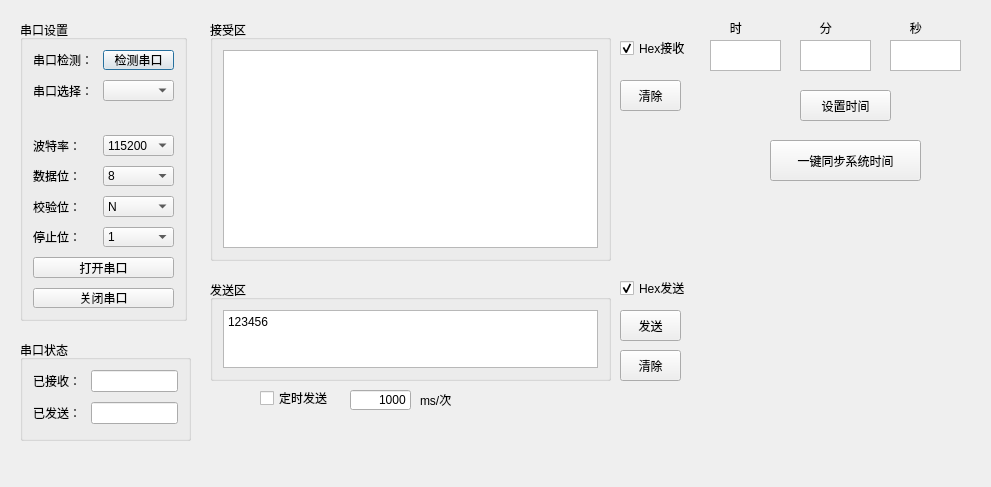
<?xml version="1.0" encoding="UTF-8"?>
<ui version="4.0">
 <class>Form</class>
 <widget class="QWidget" name="Form">
  <property name="geometry">
   <rect>
    <x>0</x>
    <y>0</y>
    <width>991</width>
    <height>487</height>
   </rect>
  </property>
  <property name="windowTitle">
   <string>Form</string>
  </property>
  <widget class="QGroupBox" name="formGroupBox">
   <property name="geometry">
    <rect>
     <x>20</x>
     <y>20</y>
     <width>167</width>
     <height>301</height>
    </rect>
   </property>
   <property name="title">
    <string>串口设置</string>
   </property>
   <layout class="QFormLayout" name="formLayout">
    <property name="horizontalSpacing">
     <number>10</number>
    </property>
    <property name="verticalSpacing">
     <number>10</number>
    </property>
    <property name="leftMargin">
     <number>10</number>
    </property>
    <property name="topMargin">
     <number>10</number>
    </property>
    <property name="rightMargin">
     <number>10</number>
    </property>
    <property name="bottomMargin">
     <number>10</number>
    </property>
    <item row="0" column="0">
     <widget class="QLabel" name="s1__lb_1">
      <property name="text">
       <string>串口检测：</string>
      </property>
     </widget>
    </item>
    <item row="0" column="1">
     <widget class="QPushButton" name="s1__box_1">
      <property name="text">
       <string>检测串口</string>
      </property>
      <property name="autoRepeatInterval">
       <number>100</number>
      </property>
      <property name="default">
       <bool>true</bool>
      </property>
     </widget>
    </item>
    <item row="1" column="0">
     <widget class="QLabel" name="s1__lb_2">
      <property name="text">
       <string>串口选择：</string>
      </property>
     </widget>
    </item>
    <item row="1" column="1">
     <widget class="QComboBox" name="s1__box_2"/>
    </item>
    <item row="3" column="0">
     <widget class="QLabel" name="s1__lb_3">
      <property name="text">
       <string>波特率：</string>
      </property>
     </widget>
    </item>
    <item row="3" column="1">
     <widget class="QComboBox" name="s1__box_3">
      <item>
       <property name="text">
        <string>115200</string>
       </property>
      </item>
      <item>
       <property name="text">
        <string>2400</string>
       </property>
      </item>
      <item>
       <property name="text">
        <string>4800</string>
       </property>
      </item>
      <item>
       <property name="text">
        <string>9600</string>
       </property>
      </item>
      <item>
       <property name="text">
        <string>14400</string>
       </property>
      </item>
      <item>
       <property name="text">
        <string>19200</string>
       </property>
      </item>
      <item>
       <property name="text">
        <string>38400</string>
       </property>
      </item>
      <item>
       <property name="text">
        <string>57600</string>
       </property>
      </item>
      <item>
       <property name="text">
        <string>76800</string>
       </property>
      </item>
      <item>
       <property name="text">
        <string>12800</string>
       </property>
      </item>
      <item>
       <property name="text">
        <string>230400</string>
       </property>
      </item>
      <item>
       <property name="text">
        <string>460800</string>
       </property>
      </item>
     </widget>
    </item>
    <item row="4" column="0">
     <widget class="QLabel" name="s1__lb_4">
      <property name="text">
       <string>数据位：</string>
      </property>
     </widget>
    </item>
    <item row="4" column="1">
     <widget class="QComboBox" name="s1__box_4">
      <item>
       <property name="text">
        <string>8</string>
       </property>
      </item>
      <item>
       <property name="text">
        <string>7</string>
       </property>
      </item>
      <item>
       <property name="text">
        <string>6</string>
       </property>
      </item>
      <item>
       <property name="text">
        <string>5</string>
       </property>
      </item>
     </widget>
    </item>
    <item row="5" column="0">
     <widget class="QLabel" name="s1__lb_5">
      <property name="text">
       <string>校验位：</string>
      </property>
     </widget>
    </item>
    <item row="5" column="1">
     <widget class="QComboBox" name="s1__box_5">
      <item>
       <property name="text">
        <string>N</string>
       </property>
      </item>
     </widget>
    </item>
    <item row="7" column="0" colspan="2">
     <widget class="QPushButton" name="open_button">
      <property name="text">
       <string>打开串口</string>
      </property>
     </widget>
    </item>
    <item row="8" column="0" colspan="2">
     <widget class="QPushButton" name="close_button">
      <property name="text">
       <string>关闭串口</string>
      </property>
     </widget>
    </item>
    <item row="6" column="0">
     <widget class="QLabel" name="s1__lb_6">
      <property name="text">
       <string>停止位：</string>
      </property>
     </widget>
    </item>
    <item row="6" column="1">
     <widget class="QComboBox" name="s1__box_6">
      <item>
       <property name="text">
        <string>1</string>
       </property>
      </item>
     </widget>
    </item>
    <item row="2" column="0" colspan="2">
     <widget class="QLabel" name="state_label">
      <property name="text">
       <string/>
      </property>
      <property name="textFormat">
       <enum>Qt::AutoText</enum>
      </property>
      <property name="scaledContents">
       <bool>true</bool>
      </property>
      <property name="alignment">
       <set>Qt::AlignRight|Qt::AlignTrailing|Qt::AlignVCenter</set>
      </property>
     </widget>
    </item>
   </layout>
  </widget>
  <widget class="QGroupBox" name="verticalGroupBox">
   <property name="geometry">
    <rect>
     <x>210</x>
     <y>20</y>
     <width>401</width>
     <height>241</height>
    </rect>
   </property>
   <property name="title">
    <string>接受区</string>
   </property>
   <layout class="QVBoxLayout" name="verticalLayout">
    <property name="leftMargin">
     <number>10</number>
    </property>
    <property name="topMargin">
     <number>10</number>
    </property>
    <property name="rightMargin">
     <number>10</number>
    </property>
    <property name="bottomMargin">
     <number>10</number>
    </property>
    <item>
     <widget class="QTextBrowser" name="s2__receive_text"/>
    </item>
   </layout>
  </widget>
  <widget class="QGroupBox" name="verticalGroupBox_2">
   <property name="geometry">
    <rect>
     <x>210</x>
     <y>280</y>
     <width>401</width>
     <height>101</height>
    </rect>
   </property>
   <property name="title">
    <string>发送区</string>
   </property>
   <layout class="QVBoxLayout" name="verticalLayout_2">
    <property name="leftMargin">
     <number>10</number>
    </property>
    <property name="topMargin">
     <number>10</number>
    </property>
    <property name="rightMargin">
     <number>10</number>
    </property>
    <property name="bottomMargin">
     <number>10</number>
    </property>
    <item>
     <widget class="QTextEdit" name="s3__send_text">
      <property name="html">
       <string>&lt;!DOCTYPE HTML PUBLIC &quot;-//W3C//DTD HTML 4.0//EN&quot; &quot;http://www.w3.org/TR/REC-html40/strict.dtd&quot;&gt;
&lt;html&gt;&lt;head&gt;&lt;meta name=&quot;qrichtext&quot; content=&quot;1&quot; /&gt;&lt;style type=&quot;text/css&quot;&gt;
p, li { white-space: pre-wrap; }
&lt;/style&gt;&lt;/head&gt;&lt;body style=&quot; font-family:'SimSun'; font-size:9pt; font-weight:400; font-style:normal;&quot;&gt;
&lt;p style=&quot; margin-top:0px; margin-bottom:0px; margin-left:0px; margin-right:0px; -qt-block-indent:0; text-indent:0px;&quot;&gt;123456&lt;/p&gt;&lt;/body&gt;&lt;/html&gt;</string>
      </property>
     </widget>
    </item>
   </layout>
  </widget>
  <widget class="QPushButton" name="s3__send_button">
   <property name="geometry">
    <rect>
     <x>620</x>
     <y>310</y>
     <width>61</width>
     <height>31</height>
    </rect>
   </property>
   <property name="text">
    <string>发送</string>
   </property>
  </widget>
  <widget class="QPushButton" name="s3__clear_button">
   <property name="geometry">
    <rect>
     <x>620</x>
     <y>350</y>
     <width>61</width>
     <height>31</height>
    </rect>
   </property>
   <property name="text">
    <string>清除</string>
   </property>
  </widget>
  <widget class="QGroupBox" name="formGroupBox">
   <property name="geometry">
    <rect>
     <x>20</x>
     <y>340</y>
     <width>171</width>
     <height>101</height>
    </rect>
   </property>
   <property name="title">
    <string>串口状态</string>
   </property>
   <layout class="QFormLayout" name="formLayout_2">
    <property name="horizontalSpacing">
     <number>10</number>
    </property>
    <property name="verticalSpacing">
     <number>10</number>
    </property>
    <property name="leftMargin">
     <number>10</number>
    </property>
    <property name="topMargin">
     <number>10</number>
    </property>
    <property name="rightMargin">
     <number>10</number>
    </property>
    <property name="bottomMargin">
     <number>10</number>
    </property>
    <item row="0" column="0">
     <widget class="QLabel" name="label">
      <property name="text">
       <string>已接收：</string>
      </property>
     </widget>
    </item>
    <item row="1" column="0">
     <widget class="QLabel" name="label_2">
      <property name="text">
       <string>已发送：</string>
      </property>
     </widget>
    </item>
    <item row="0" column="1">
     <widget class="QLineEdit" name="lineEdit"/>
    </item>
    <item row="1" column="1">
     <widget class="QLineEdit" name="lineEdit_2"/>
    </item>
   </layout>
  </widget>
  <widget class="QCheckBox" name="hex_send">
   <property name="geometry">
    <rect>
     <x>620</x>
     <y>280</y>
     <width>71</width>
     <height>16</height>
    </rect>
   </property>
   <property name="text">
    <string>Hex发送</string>
   </property>
   <property name="checked">
    <bool>true</bool>
   </property>
  </widget>
  <widget class="QCheckBox" name="hex_receive">
   <property name="geometry">
    <rect>
     <x>620</x>
     <y>40</y>
     <width>71</width>
     <height>16</height>
    </rect>
   </property>
   <property name="text">
    <string>Hex接收</string>
   </property>
   <property name="checked">
    <bool>true</bool>
   </property>
  </widget>
  <widget class="QPushButton" name="s2__clear_button">
   <property name="geometry">
    <rect>
     <x>620</x>
     <y>80</y>
     <width>61</width>
     <height>31</height>
    </rect>
   </property>
   <property name="text">
    <string>清除</string>
   </property>
  </widget>
  <widget class="QCheckBox" name="timer_send_cb">
   <property name="geometry">
    <rect>
     <x>260</x>
     <y>390</y>
     <width>71</width>
     <height>16</height>
    </rect>
   </property>
   <property name="text">
    <string>定时发送</string>
   </property>
  </widget>
  <widget class="QLineEdit" name="lineEdit_3">
   <property name="geometry">
    <rect>
     <x>350</x>
     <y>390</y>
     <width>61</width>
     <height>20</height>
    </rect>
   </property>
   <property name="text">
    <string>1000</string>
   </property>
   <property name="alignment">
    <set>Qt::AlignRight|Qt::AlignTrailing|Qt::AlignVCenter</set>
   </property>
  </widget>
  <widget class="QLabel" name="dw">
   <property name="geometry">
    <rect>
     <x>420</x>
     <y>390</y>
     <width>54</width>
     <height>20</height>
    </rect>
   </property>
   <property name="text">
    <string>ms/次</string>
   </property>
  </widget>
  <widget class="QLabel" name="label_3">
   <property name="geometry">
    <rect>
     <x>720</x>
     <y>20</y>
     <width>51</width>
     <height>16</height>
    </rect>
   </property>
   <property name="text">
    <string>   时</string>
   </property>
  </widget>
  <widget class="QLabel" name="label_4">
   <property name="geometry">
    <rect>
     <x>810</x>
     <y>20</y>
     <width>51</width>
     <height>16</height>
    </rect>
   </property>
   <property name="text">
    <string>   分</string>
   </property>
  </widget>
  <widget class="QLabel" name="label_5">
   <property name="geometry">
    <rect>
     <x>900</x>
     <y>20</y>
     <width>51</width>
     <height>16</height>
    </rect>
   </property>
   <property name="text">
    <string>   秒</string>
   </property>
  </widget>
  <widget class="QPushButton" name="set_time_button">
   <property name="geometry">
    <rect>
     <x>800</x>
     <y>90</y>
     <width>91</width>
     <height>31</height>
    </rect>
   </property>
   <property name="text">
    <string>设置时间</string>
   </property>
  </widget>
  <widget class="QPushButton" name="aysnc_system_time_button">
   <property name="geometry">
    <rect>
     <x>770</x>
     <y>140</y>
     <width>151</width>
     <height>41</height>
    </rect>
   </property>
   <property name="text">
    <string>一键同步系统时间</string>
   </property>
  </widget>
  <widget class="QTextEdit" name="hour">
   <property name="geometry">
    <rect>
     <x>710</x>
     <y>40</y>
     <width>71</width>
     <height>31</height>
    </rect>
   </property>
  </widget>
  <widget class="QTextEdit" name="min">
   <property name="geometry">
    <rect>
     <x>800</x>
     <y>40</y>
     <width>71</width>
     <height>31</height>
    </rect>
   </property>
  </widget>
  <widget class="QTextEdit" name="sec">
   <property name="geometry">
    <rect>
     <x>890</x>
     <y>40</y>
     <width>71</width>
     <height>31</height>
    </rect>
   </property>
  </widget>
  <zorder>verticalGroupBox</zorder>
  <zorder>verticalGroupBox_2</zorder>
  <zorder>formGroupBox</zorder>
  <zorder>s3__send_button</zorder>
  <zorder>s3__clear_button</zorder>
  <zorder>formGroupBox</zorder>
  <zorder>hex_send</zorder>
  <zorder>hex_receive</zorder>
  <zorder>s2__clear_button</zorder>
  <zorder>timer_send_cb</zorder>
  <zorder>lineEdit_3</zorder>
  <zorder>dw</zorder>
  <zorder>label_3</zorder>
  <zorder>label_4</zorder>
  <zorder>label_5</zorder>
  <zorder>set_time_button</zorder>
  <zorder>aysnc_system_time_button</zorder>
  <zorder>hour</zorder>
  <zorder>min</zorder>
  <zorder>sec</zorder>
 </widget>
 <resources/>
 <connections/>
</ui>
